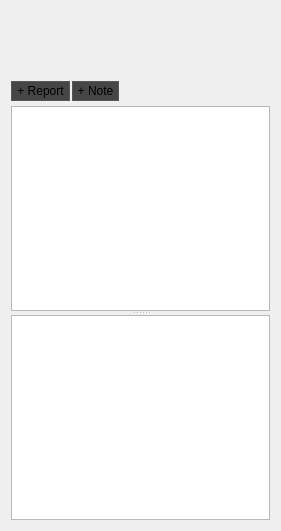
   <widget class="QWidget" name="verticalLayoutWidget_4">
    <property name="geometry">
     <rect>
      <x>810</x>
      <y>0</y>
      <width>281</width>
      <height>531</height>
     </rect>
    </property>
    <layout class="QVBoxLayout" name="verticalLayout_6">
     <property name="spacing">
      <number>5</number>
     </property>
     <item>
      <layout class="QHBoxLayout" name="horizontalLayout_11">
       <property name="spacing">
        <number>20</number>
       </property>
       <item>
        <spacer name="verticalSpacer">
         <property name="orientation">
          <enum>Qt::Vertical</enum>
         </property>
         <property name="sizeType">
          <enum>QSizePolicy::Fixed</enum>
         </property>
         <property name="sizeHint" stdset="0">
          <size>
           <width>20</width>
           <height>70</height>
          </size>
         </property>
        </spacer>
       </item>
      </layout>
     </item>
     <item>
      <layout class="QHBoxLayout" name="horizontalLayout_9">
       <property name="spacing">
        <number>2</number>
       </property>
       <item>
        <widget class="QToolButton" name="toolButton_addReport">
         <property name="maximumSize">
          <size>
           <width>80</width>
           <height>25</height>
          </size>
         </property>
         <property name="focusPolicy">
          <enum>Qt::NoFocus</enum>
         </property>
         <property name="styleSheet">
          <string notr="true">border: 1px solid #575757;
background-color : #464646;</string>
         </property>
         <property name="text">
          <string>+ Report</string>
         </property>
         <property name="icon">
          <iconset>
           <normaloff>../../resources/icons/add_report.png</normaloff>../../resources/icons/add_report.png</iconset>
         </property>
         <property name="iconSize">
          <size>
           <width>20</width>
           <height>20</height>
          </size>
         </property>
         <property name="toolButtonStyle">
          <enum>Qt::ToolButtonTextBesideIcon</enum>
         </property>
        </widget>
       </item>
       <item>
        <widget class="QToolButton" name="toolButton_addNote">
         <property name="maximumSize">
          <size>
           <width>70</width>
           <height>25</height>
          </size>
         </property>
         <property name="focusPolicy">
          <enum>Qt::NoFocus</enum>
         </property>
         <property name="styleSheet">
          <string notr="true">border: 1px solid #575757;
background-color : #464646;</string>
         </property>
         <property name="text">
          <string>+ Note</string>
         </property>
         <property name="icon">
          <iconset>
           <normaloff>../../resources/icons/add_note.png</normaloff>../../resources/icons/add_note.png</iconset>
         </property>
         <property name="iconSize">
          <size>
           <width>20</width>
           <height>20</height>
          </size>
         </property>
         <property name="toolButtonStyle">
          <enum>Qt::ToolButtonTextBesideIcon</enum>
         </property>
        </widget>
       </item>
       <item>
        <spacer name="horizontalSpacer_5">
         <property name="orientation">
          <enum>Qt::Horizontal</enum>
         </property>
         <property name="sizeHint" stdset="0">
          <size>
           <width>40</width>
           <height>20</height>
          </size>
         </property>
        </spacer>
       </item>
      </layout>
     </item>
     <item>
      <widget class="QSplitter" name="splitter">
       <property name="sizePolicy">
        <sizepolicy hsizetype="Preferred" vsizetype="Expanding">
         <horstretch>0</horstretch>
         <verstretch>0</verstretch>
        </sizepolicy>
       </property>
       <property name="orientation">
        <enum>Qt::Vertical</enum>
       </property>
       <widget class="QTextBrowser" name="textBrowser_history">
        <property name="sizePolicy">
         <sizepolicy hsizetype="Expanding" vsizetype="Expanding">
          <horstretch>0</horstretch>
          <verstretch>0</verstretch>
         </sizepolicy>
        </property>
        <property name="html">
         <string>&lt;!DOCTYPE HTML PUBLIC &quot;-//W3C//DTD HTML 4.0//EN&quot; &quot;http://www.w3.org/TR/REC-html40/strict.dtd&quot;&gt;
&lt;html&gt;&lt;head&gt;&lt;meta name=&quot;qrichtext&quot; content=&quot;1&quot; /&gt;&lt;meta charset=&quot;utf-8&quot; /&gt;&lt;style type=&quot;text/css&quot;&gt;
p, li { white-space: pre-wrap; }
hr { height: 1px; border-width: 0; }
li.unchecked::marker { content: &quot;\2610&quot;; }
li.checked::marker { content: &quot;\2612&quot;; }
&lt;/style&gt;&lt;/head&gt;&lt;body style=&quot; font-family:'.AppleSystemUIFont'; font-size:13pt; font-weight:400; font-style:normal;&quot;&gt;
&lt;p style=&quot;-qt-paragraph-type:empty; margin-top:0px; margin-bottom:0px; margin-left:0px; margin-right:0px; -qt-block-indent:0; text-indent:0px;&quot;&gt;&lt;br /&gt;&lt;/p&gt;&lt;/body&gt;&lt;/html&gt;</string>
        </property>
       </widget>
       <widget class="QTextBrowser" name="textBrowser_metadata"/>
      </widget>
     </item>
    </layout>
   </widget>
